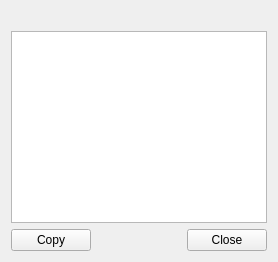
<?xml version="1.0" encoding="UTF-8"?>
<ui version="4.0">
 <class>ViewSource</class>
 <widget class="QWidget" name="ViewSource">
  <layout class="QVBoxLayout" name="layout" stretch="0,1,0">
   <item>
    <widget class="QLabel" name="note" />
   </item>
   <item>
    <widget class="QPlainTextEdit" name="view">
     <property name="readOnly">
      <bool>true</bool>
     </property>
    </widget>
   </item>
   <item>
    <layout class="QHBoxLayout" name="buttons" stretch="0,1,0">
     <item>
      <widget class="QPushButton" name="copy">
       <property name="text">
        <string>Copy</string>
       </property>
      </widget>
     </item>
     <item>
      <spacer name="buttonsMiddle">
       <property name="orientation">
        <enum>Qt::Horizontal</enum>
       </property>
       <property name="sizeType">
        <enum>QSizePolicy::Expanding</enum>
       </property>
       <property name="sizeHint" stdset="0">
        <size>
         <width>0</width>
         <height>0</height>
        </size>
       </property>
      </spacer>
     </item>
     <item>
      <widget class="QDialogButtonBox" name="box">
       <property name="standardButtons">
        <set>QDialogButtonBox::Close</set>
       </property>
      </widget>
     </item>
    </layout>
   </item>
  </layout>
 </widget>
 <resources />
 <connections />
</ui>
